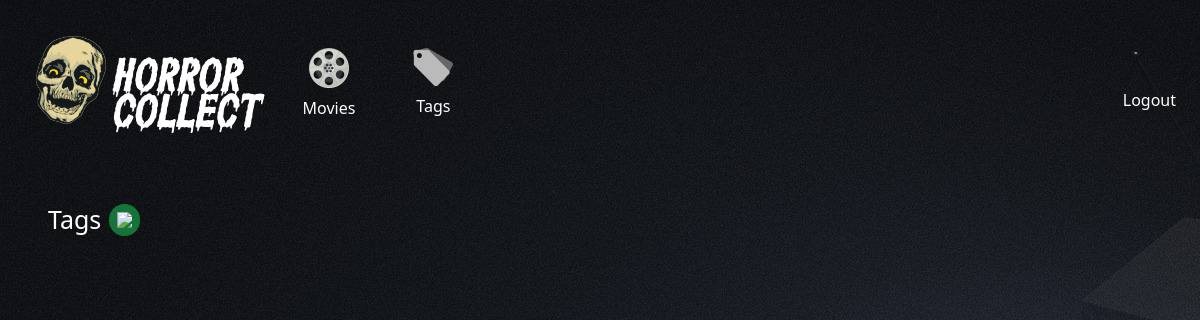
The page /tags (signed in) on the database as committed earlier.
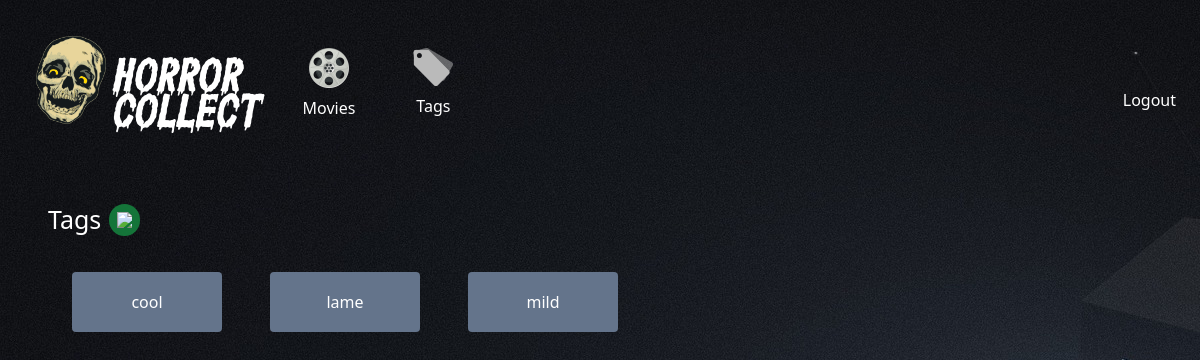
The same page on the database as committed later.
### app/models.py (models this page shows)
class Tag(db.Model):
  id = db.Column(db.Integer, primary_key=True)
  name = db.Column(db.String(255), nullable=False)
  user_id = db.Column(db.Integer, db.ForeignKey('user.id'), nullable=False)
  user = db.relationship('User', back_populates='tags')
  movies = db.relationship('Movie', secondary='movie_tags', back_populates='tags')

### app/controllers/tags.py (the view)
@tags.route('/tags')
@login_required
def index():
  tags = Tag.query.filter_by(user_id=current_user.id)
  return render_template('tags/index.html', tags=tags)

### app/__init__.py (called while the page is built)
@login_manager.user_loader
def load_user(user_id):
    return User.query.get(int(user_id))

### app/templates/tags/index.html
{% extends 'layouts/base.html' %} {% block content %}
<div class="flex title flex-row items-center mb-4">
  <p class="">Tags</p>
  <a class="rounded-full p-2 bg-green-700/90 m-2 hover:bg-green-800/90" href="{{ url_for('tags.new') }}">
    <img class="w-[15px]" src="/static/images/plus.png"/>
  </a>
</div>
<div class="flex flex-row justify-left flex-wrap w-full">
  {% for tag in tags %}
    <a href="{{ url_for('tags.show', id=tag.id) }}"
    class="bg-slate-500 mx-6 my-3 rounded w-[150px] h-[60px] px-4 py-2 flex justify-center items-center">
      <p>{{ tag.name }}</p>
    </a>
  {% endfor %}
</div>
{% endblock %}

Rows that differ between the two databases and show on the page:
added Tag: name "cool"
added Tag: name "lame"
added Tag: name "mild"
